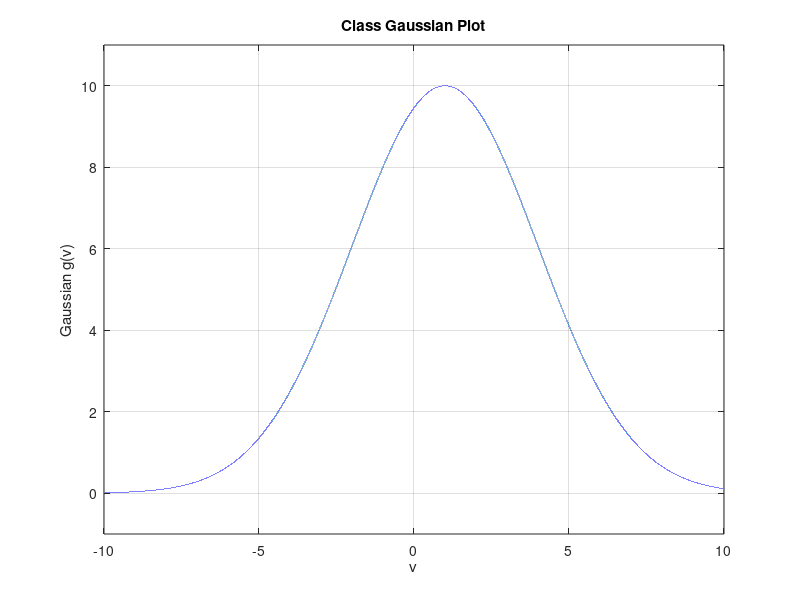

This chart was generated by the following MATLAB code: (Note: this script raises an error after producing the figure.)
% Tune-Up #3

% Copy this file into a Matlab script window, add your code and answers to the
% questions as Matlab comments, hit "Publish", and upload the resulting PDF file
% to this page for the tune-up assignment.  Please do not submit a link to a file
% but instead upload the file itself.   Late penalty: 2 points per minute late.

% Shepard Scale Demo
% https://www.illusionsindex.org/i/shepard-scale-illusionsLinks to an external site. 

% Part A.  We will answer the question in Section 2 of mini-project #1 on
% Shepard Scale Synthesis.
% https://users.ece.utexas.edu/~bevans/courses/signals/homework/fall2024/miniproject1.pdfLinks to an external site. 

% Write a few lines of MATLAB code to make a plot of
% 10 exp( -(v-1)^2 / (2 (3)^2) over the range -10 <= v <= 10.
% This is g(v) where alpha = 10, mu = 1, and sigma=3.
% This question is in Section 2.2 of the lab assignment
% https://dspfirst.gatech.edu/chapters/DSP1st2eLabs/ShepardScaleLab.pdfLinks to an external site. 
fs = 8000;
Ts = 1/fs;
v = -10 : Ts : 10;

alpha = 10;
mu = 1;
sigma = 3;

g = alpha * exp( -(v - mu).^2 / (2 * (sigma^2)) );
figure;
plot(v, g);
ylim( [-1, alpha+1] );
title('Class Gaussian Plot');
xlabel('v');
ylabel('Gaussian g(v)');
grid on;
 

% Part B. We will answer the questions in Section 3.1 of mini-project #1 on
% Shepard Scale Synthesis.
% https://users.ece.utexas.edu/~bevans/courses/signals/homework/fall2024/miniproject1.pdfLinks to an external site.
ff_log = 2.^(log2(55): 1/12 : log2(1760));
ff_normal = 55: 2 : 1760;
fc = 440;
sig = 1; % width equal to one according to log scale (each octave is 2x prev)

% 3.1 part c
% Creating Frequency Weighting Objects
g_1 = FrequencyWeighting(fc, sig, ff_log);
g_2 = FrequencyWeighting(fc, sig, ff_normal);
g_3 = FrequencyWeighting(fc, sig, ff_normal);

figure;
semilogx(ff_log, g_1);
xlabel('Frequency (Hz)');
ylabel('Gaussian Weighting');
title('Gaussian centered at 440Hz w/ logarithmic inputs & semilogx');


% 3.1 part d, the Gaussian appears distorted because the plot command is
% on a linear basis regarding frequency. However, the Gaussian function
% utilizes a logarithmic scale and since the bell shape is compressed
% towards the center, distortion is created. 

%However, when you use semilogx, the x-axis becomes logarithmic which
%aligns with how the Gaussian function is defined. This creates the desired bell
%shape because the x-axis has proper frequency spacing by Gaussian
%distribution.

figure;
plot(ff_normal, g_2)
xlabel('Frequency (Hz)');
ylabel('Gaussian Weighting');
title('Gaussian centered at 440Hz w/ normal inputs & no semilogx');

figure;
semilogx(ff_normal, g_3);
xlabel('Frequency (Hz)');
ylabel('Gaussian Weighting');
title('Gaussian centered at 440Hz w/ normal inputs & semilogx');